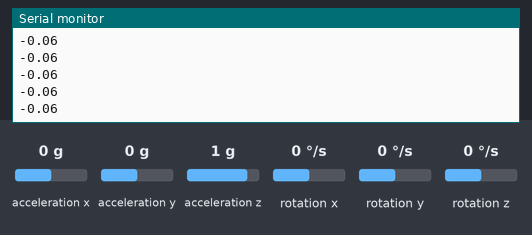
The sketch below on a simulated Arduino Nano, built with avr-gcc and run on an emulated ATmega328P. Parts: the last lines printed to the serial monitor. Wiring (inferred from the names in the program): MPU-6050 motion sensor at I2C address 0x68. The inputs (shaded band) are chosen by the test bench; at power-on: acceleration z 1 g, acceleration x 0 g, acceleration y 0 g, rotation x 0 °/s, rotation y 0 °/s, rotation z 0 °/s. No radio packets arrive unless stated.

Above: at 1.2 s.
1.3 s: acceleration z set to -1.4 g
At 1.4 s:
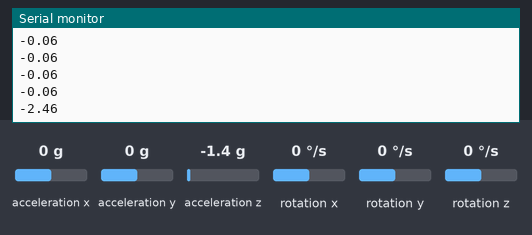
2.8 s: acceleration z set to -0.8 g
At 8.8 s:
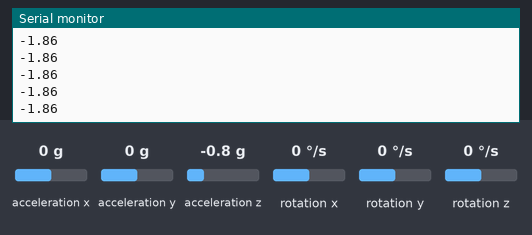
Timing chart, 0 to 10.3 s (numbered marks = the images above; inputs shaded):
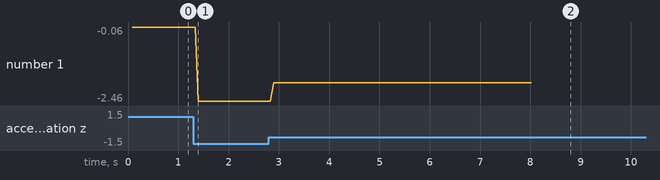

Measured:
- after the input at 1.3 s, the serial monitor: prints a new line after 0.10 s (image 1)
- after the input at 2.8 s, the serial monitor: prints a new line after 0.09 s (image 2)
- plotted number 1: -0.06 → -2.46 after the input at 1.3 s, -2.46 → -1.86 after the input at 2.8 s

The sketch:

envio-lora-arduino.ino
```cpp
#include <Wire.h>
#include <LoRa.h>
#include <SPI.h>

#include "arduinoFFT.h"

/* VARIAVEIS PARA CONEXAO LORA */
#define ss 10
#define rst 0
#define dio0 4

/* VARIAVEIS PARA COLETA DA VIBRACAO */
// Endereco I2C do sensor MPU-6050
const int MPU = 0x68;

// Variaveis para armazenar valores do sensor
float AccX, AccY, AccZ, Temp;

//const int samples = 4096; // (2^12) tamanho máximo pela capacidade do arduino nano (armazenar dados)
// /*amostras de teste para poder comparar o valor do nano com o esp (e ver se tá passando certo).*/
const int samples = 128; // (2^7) tamanho máximo pela capacidade do arduino nano (armazenar dados), maximo para processamento da fft no nano
const int samplingFrequency = 10000;
unsigned int sampling_period_us;
unsigned long microseconds;

arduinoFFT FFT = arduinoFFT();
double vImag[samples];

/* GUARDAR OS VALORES LIDOS PELO SENSOR e FAZER CONVERSOES */
double vReal[samples];
int aux_envio;

void setup() {
  Serial.begin(230400);

  // Inicializa o MPU-6050
  Wire.begin();
  Wire.beginTransmission(MPU);
  Wire.write(0x6B); //registrador 107, Power Management 1 (PWR_MGMT_1)
  Wire.write(0b00000000);
  Wire.endTransmission(true);

  // Configura Acelerometro
  Wire.beginTransmission(MPU);
  Wire.write(0x1C); //registrador (28) do acelerometro
  Wire.write(0b00011000); //sensibilidade
  Wire.endTransmission();

//  Serial.print("Dispositivo configurado para ENVIO de dados.");

  LoRa.setPins(ss, rst, dio0);
  while (!LoRa.begin(433E6))
  {
    Serial.println(".");
    delay(500);
  }

  LoRa.setSyncWord(0xA5);
//  Serial.println("LoRa conectado.");

  sampling_period_us = round(1000000 * (1.0 / samplingFrequency));
  while(!Serial);
}

void loop() {

  for (int i = 0; i < samples; i++) {

    microseconds = micros();

    Wire.beginTransmission(MPU);
    Wire.write(0x3B); //registrador 59, medicao da aceleracao com 2 bytes
    Wire.endTransmission(false);
    Wire.requestFrom(MPU, 14, true); // Solicita os dados ao sensor

    // Armazena o valor dos sensores nas variaveis correspondentes
    AccX = Wire.read() << 8 | Wire.read(); //0x3B (ACCEL_XOUT_H) & 0x3C (ACCEL_XOUT_L)
    AccY = Wire.read() << 8 | Wire.read(); //0x3D (ACCEL_YOUT_H) & 0x3E (ACCEL_YOUT_L)
    AccZ = Wire.read() << 8 | Wire.read(); //0x3F (ACCEL_ZOUT_H) & 0x40 (ACCEL_ZOUT_L)
    Temp = Wire.read() << 8 | Wire.read(); //0x41 (TEMP_OUT_H) & 0x42 (TEMP_OUT_L)

//    vReal[i] = AccX / 2048 - 1; //1 do offset
//    vReal[i] = AccY / 2048; //1 do offset
    vReal[i] = AccZ / 2048-1.06; //+0.95 do offset para o sinal puro
    vImag[i] = 0;

    LoRa.beginPacket();
    LoRa.print(vReal[i]);
    LoRa.endPacket();

    Serial.println(vReal[i]);

    while (micros() - microseconds < sampling_period_us) {
      //empty loop
    }
    microseconds += sampling_period_us;
  }

  /* INDICAR FIM DA AMOSTRAGEM */
  LoRa.beginPacket();
  LoRa.print(999);
  LoRa.endPacket();

  /* TOMAR A FFT */
  FFT.Windowing(vReal, samples, FFT_WIN_TYP_HAMMING, FFT_FORWARD);
  FFT.Compute(vReal, vImag, samples, FFT_FORWARD);
  FFT.ComplexToMagnitude(vReal, vImag, samples);

  /* MENSURAR AS VARIACOES */
//  double x;
//  double v;
//
//  FFT.MajorPeak(vReal, samples, samplingFrequency, &x, &v);
//
//  Serial.print("\n Frequencia: ");
//  Serial.print(x, 6);
//  Serial.print(", ");
//  Serial.print("Amplitude: ");
//  Serial.println(v, 6);

    /* EXECUCAO UNICA */
//  while(1);

    /* EXECUCAO SEQUENCIAL */
  delay(5000);
}
```
